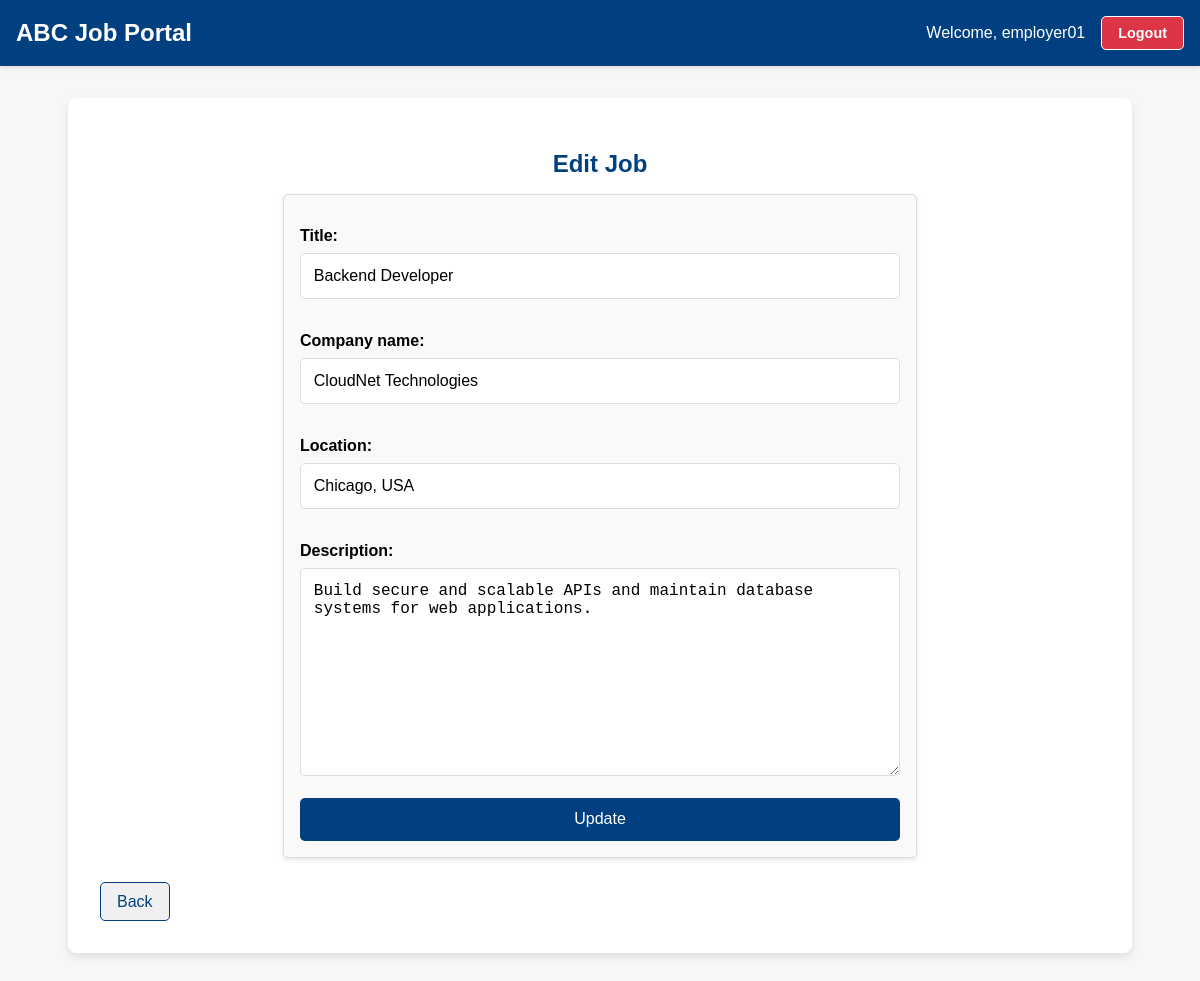
/jobs/5/edit/ (signed in), run on the app's committed database.
### users/models.py (models this page shows)
class CustomUser(AbstractUser):
    ROLE_CHOICES = (
        ('employer', 'Employer'),
        ('applicant', 'Applicant'),
    )
    role = models.CharField(max_length=10, choices=ROLE_CHOICES)

### jobs/models.py (models this page shows, shortened)
class Job(models.Model):
    title = models.CharField(max_length=255)
    company_name = models.CharField(max_length=255)
    location = models.CharField(max_length=255)
    description = models.TextField()
    posted_by = models.ForeignKey(settings.AUTH_USER_MODEL, on_delete=models.CASCADE)
    created_at = models.DateTimeField(auto_now_add=True)

### jobs/views.py (the view)
# urls.py: path('<int:job_id>/edit/', edit_job, name='edit_job'),
@login_required
def edit_job(request, job_id):
    if request.user.role != 'employer':  # Only employers can edit jobs
        return redirect('dashboard')
    job = get_object_or_404(Job, id=job_id, posted_by=request.user)  # Ensure the job belongs to the logged-in employer
    if request.method == "POST":
        form = JobForm(request.POST, instance=job)
        if form.is_valid():
            form.save()
            messages.success(request, "Job successfully updated!")
            return redirect('employer_dashboard')
    else:
        form = JobForm(instance=job)
    return render(request, 'jobs/edit_job.html', {'form': form, 'job': job})

### jobs/forms.py
class JobForm(forms.ModelForm):
    class Meta:
        model = Job
        fields = ['title', 'company_name', 'location', 'description']

### jobs/templates/jobs/edit_job.html (shortened to what this page needs)
{% extends 'base.html' %}
{% block content %}
<h2 style="text-align: center; color: #004080; margin-bottom: 1rem;">Edit Job</h2>
<div style="max-width: 600px; margin: 0 auto; padding: 1rem; background-color: #f9f9f9; border: 1px solid #ddd; border-radius: 5px; box-shadow: 0 2px 5px rgba(0, 0, 0, 0.1);">
    <form method="post" style="display: flex; flex-direction: column; gap: 0.1rem;">
        {{ form.as_p }}
        <button type="submit" style="background-color: #004080; color: white; border: none; padding: 0.8rem; border-radius: 5px; cursor: pointer; font-size: 1rem;">Update</button>
    </form>
</div>
<a href="{% url 'employer_dashboard' %}" class="btn-primary no-underline" style="display: inline-block; margin-top: 1.5rem; text-align: center; background-color: #f0f0f0; color: #004080; padding: 0.6rem 1rem; border: 1px solid #004080; border-radius: 5px; text-decoration: none;">Back</a>
{% endblock %}

### users/templates/base.html (shortened to what this page needs)
<!DOCTYPE html>
<html lang="en">
<head>
</head>
<body>
    <header style="display: flex; justify-content: space-between; align-items: center; padding: 1rem; background-color: #004080; color: white; box-shadow: 0 2px 5px rgba(0, 0, 0, 0.1);">
        <h1 style="margin: 0; font-size: 1.5rem; color: white;">ABC Job Portal</h1>
        {% if user.is_authenticated %}
        <div style="display: flex; align-items: center; gap: 1rem;">
            <span style="font-size: 1rem;">Welcome, {{ user.username }}</span>
            <a href="{% url 'logout' %}" style="color: white; text-decoration: none; background-color: #dc3545; padding: 0.5rem 1rem; border-radius: 5px; font-size: 0.9rem; font-weight: bold; cursor: pointer; transition: background-color 0.3s ease;">
                Logout
            </a>
        </div>
        {% endif %}
    </header>
    <div class="container">
        {% block content %}{% endblock %}
    </div>
</body>
</html>

### users/templates/base.html (style rules this page uses)
body { font-family: 'Arial', sans-serif; margin: 0; padding: 0; background-color: #f7f7f7; }
header { background-color: #003366; color: white; padding: 1rem; display: flex; justify-content: space-between; align-items: center; }
header a { color: white; text-decoration: none; padding: 0.5rem 1rem; border: 1px solid white; border-radius: 5px; }
.container { max-width: 1000px; margin: 2rem auto; background: white; border-radius: 8px; box-shadow: 0px 4px 10px rgba(0, 0, 0, 0.1); padding: 2rem; }
h1, h2, h3 { color: #003366; }
button, input[type='submit'], .btn-primary { background-color: #003366; color: white; border: none; padding: 0.5rem 1rem; border-radius: 5px; cursor: pointer; }

### jobs/templates/jobs/edit_job.html (style rules this page uses)
form label { display: block; margin-bottom: 0.5rem; font-weight: bold; }
form input, form select, form textarea { width: 100%; padding: 0.8rem; border: 1px solid #ddd; border-radius: 5px; font-size: 1rem; box-sizing: border-box; }

### data on the page
CustomUser: username "employer01"
Job: title "Backend Developer", company_name "CloudNet Technologies", location "Chicago, USA", description "Build secure and scalable APIs and maintain database systems for web applications."
